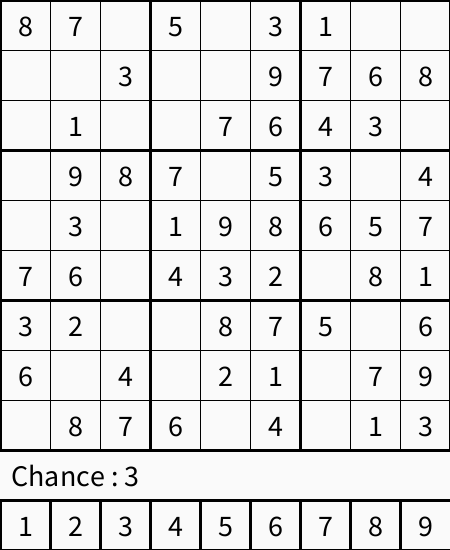
Frame 1 (no input)
Frame 60 (the mouse pressed at the canvas centre just before this capture): identical to frame 1, image omitted
Frame 120 (the mouse held since frame 60 and released just before this capture): identical to frame 1, image omitted

The Processing sketch that drew this single still picture (run headless with seeded random() and noise(); from frame 60 on, the mouse is pressed at the canvas centre):

// Processing sketch: A2_Processing
// ── A2_Processing.pde
int a[][] = {
            {8,7,6,5,4,3,1,9,2},
            {5,4,3,2,1,9,7,6,8},
            {2,1,9,8,7,6,4,3,5},

            {1,9,8,7,6,5,3,2,4},
            {4,3,2,1,9,8,6,5,7},
            {7,6,5,4,3,2,9,8,1},

            {3,2,1,9,8,7,5,4,6},
            {6,5,4,3,2,1,8,7,9},
            {9,8,7,6,5,4,2,1,3}
        };
        
int Board[][] = new int[9][9];
boolean FixedNumber[][] = new boolean[9][9]; // stack number is not to play

int CellSize = 50;
int BoardSize = 9 * CellSize;
int Blank[] = new int[4];//invisible cols    

int rows , cols = -1; // currennt cell selected
int DraggingAnswer = -1; // -1 for nothing

int chance = 3;
boolean IsComplete = false;
        
void setup(){
    size(450,550);
    textAlign(CENTER, CENTER);
    textSize(30);
    
    fillBoard();
    removeNumber(Board);
    printBoardTest();
    
    drawBoard();
    drawNumberInBoard();
    drawAnswer();
}

void draw(){
    background(250);
    
    //not used for andriod
    //if(rows >= 0 && cols >= 0){
    //    selectedCell();
    //}
    
    drawBoard();
    highlightSelectedCell();
    drawNumberInBoard();
    drawAnswer();
    
    //draw dragging answer
    if(DraggingAnswer != -1){
        text(DraggingAnswer , mouseX , mouseY);
        strokeWeight(2);
        line(mouseX -25 , mouseY-25 , mouseX+25 , mouseY-25);
        line(mouseX -25 , mouseY+25 , mouseX+25 , mouseY+25);
        line(mouseX -25 , mouseY-25 , mouseX-25 , mouseY+25);
        line(mouseX +25 , mouseY-25 , mouseX+25 , mouseY+25);
    }
    
    //Chance system
    text("Chance : " + chance, CellSize * 1.5, CellSize * 9.5);
    
    // Game Over
    if(chance <= 0){
        background(200, 0, 0);
        fill(255);
        textSize(50);
        text("Game Over", width/2, height/2);
        noLoop();
        
        // draw restart button
        fill(200);
        //top line
        line(width/2 - 80, height/2 + 40, width/2 + 80, height/2 + 40);
        //under line
        line(width/2 - 80, height/2 + 100, width/2 + 80, height/2 + 100);
        //left line
        line(width/2 - 80, height/2 + 40, width/2 - 80, height/2 + 100);
        //rightline
        line(width/2 + 80, height/2 + 40, width/2 + 80, height/2 + 100);
        fill(0);
        textSize(30);
        text("Restart", width/2, height/2 + 65);
        noLoop();
    }
    
    checkComplete();
    //** if game is COMPLETE **
    if(IsComplete){
        background(155);
        textSize(50);
        text("You win!" , width/2 , height/2);
        
        // draw restart button
        fill(200);
        //top line
        line(width/2 - 80, height/2 + 40, width/2 + 80, height/2 + 40);
        //under line
        line(width/2 - 80, height/2 + 100, width/2 + 80, height/2 + 100);
        //left line
        line(width/2 - 80, height/2 + 40, width/2 - 80, height/2 + 100);
        //rightline
        line(width/2 + 80, height/2 + 40, width/2 + 80, height/2 + 100);
        fill(0);
        textSize(30);
        text("Restart", width/2, height/2 + 65);
        noLoop();
    }
}

void mouseClicked(){
    //check current cell
    if(mouseY <= 450){
        rows = mouseY / CellSize;
        cols = mouseX / CellSize;
    }
    println("(" + rows + ", " + cols + ")");
    
    //if click restart bottom
    if(IsComplete){
        if (mouseX >= width/2 - 80 && mouseX <= width/2 + 80 && mouseY >= height/2 + 40 && mouseY <= height/2 + 100){
            reStart();
        }
    }
}

void mousePressed(){
    //drop the answer
    if(mouseY > CellSize*10){
        int col = mouseX / CellSize;
        DraggingAnswer = col + 1;
    }
    
}

void mouseReleased(){
    if(DraggingAnswer != -1){
        int row = mouseY / CellSize;
        int col = mouseX / CellSize;
        
        if(row < 9 && col < 9 && !FixedNumber[row][col]){
            Board[row][col] = DraggingAnswer;
            if(DraggingAnswer != a[row][col]){
                chance--;
            }
        }
        
        for(int i = 0 ; i < 9 ; i++){
            
        }
        
        //reset Dragging Number
        DraggingAnswer = -1; 
    }
}

void printBoardTest(){
    for (int row = 0; row < a.length ; row++){
        for (int col = 0; col < Board[row].length ; col++){
            if((col + 1) % 3 == 0){
                print(str(Board[row][col]) + "  ");
            }else { print(str(Board[row][col]) + " "); }
        }
        println("");
        if((row+1) % 3 == 0 ) { println(""); }
    }
}

void drawNumberInBoard(){
    fill(0);
    for(int row = 0 ; row < Board.length ; row++){
        for (int col = 0 ; col < Board[row].length ; col++){
            if (Board[row][col] != 0){
                if(FixedNumber[row][col]){ //if it's not player
                    fill(0);
                }
                else if (isDuplicate(row , col , Board[row][col])){
                    fill(200,0,0);
                }
                else if (!FixedNumber[row][col]){// if it's player
                    fill(0,200,100);
                }
                else{
                    fill(0,200,100);
                }
                text(Board[row][col], col*CellSize + CellSize/2 , row*CellSize + CellSize/2);
            }
        }
    }
}

void drawBoard(){
    fill(0);
    for (int i = 0; i <= 9 ; i++){
        if ((i % 3) == 0) { strokeWeight(3); }
        else { strokeWeight(1); }
        
        line(0,CellSize*i,BoardSize,CellSize*i);
        line(CellSize * i, 0 , i * CellSize , BoardSize);
    }
}

void drawAnswer(){
    fill(0);
    
    strokeWeight(3);
    //draw line for answer cell
    line(0 , CellSize * 10,width , CellSize * 10);
    line(0 , CellSize * 11,width , CellSize * 11);
    for(int i = 0 ; i < 9 ; i++){
        line(CellSize * i ,CellSize * 10 ,CellSize * i ,CellSize * 11 );
    }
    
    //draw number to answer in cell
    for (int col = 0 ; col < 9 ;col++){
        textAlign(CENTER, CENTER);
        textSize(30);
        text(col+1 , col*CellSize + CellSize/2 , CellSize * 10.5);
    }
}

void fillBoard(){
    for(int row = 0 ; row < 9 ; row++){
        for(int col = 0; col < 9 ; col++){
            Board[row][col] = a[row][col];
        }
    }
}

void removeNumber(int board[][]){
    for (int row = 0 ; row < Board.length ; row++){
        int blank = int(random(2,6)); // random count for blank in 2-5
        
        //player need to fix
        for(int b = 0 ; b < blank ; b++){
            int col = int(random(9));
            while(board[row][col] == 0){ // if random in old row
                col = int(random(9)); // random again
            }
            board[row][col] = 0; 
            FixedNumber[row][col] = false;
        }
        //player dont need to fix
        for(int col = 0 ; col < 9 ;col++){
            if(board[row][col] != 0){
                FixedNumber[row][col] = true;
            }
        }
    }
}

void selectedCell(){
    fill(255, 255, 0, 150); //yellow colour
    noStroke();
    rect(cols * CellSize, rows * CellSize, CellSize, CellSize);
    
    //draw stroke for grid of board
    stroke(0);
    strokeWeight(1);
    noFill();
    rect(cols * CellSize, rows * CellSize, CellSize, CellSize);
}

boolean isDuplicate(int ThatRow , int ThatCol , int answer){
    //check in row BUT not itself
    for(int j = 0 ; j < 9 ; j++){
        if( (j != ThatCol) && (Board[ThatRow][j] == answer) ) return true;
    }
    //check in colum BUT not itself
    for(int i = 0 ; i < 9 ; i++){
        if( (i != ThatRow) && (Board[i][ThatCol] == answer) ) return true;
    }
    //check in 3*3
    int StartRow = (ThatRow / 3) * 3;
    int StartCol = (ThatCol / 3) * 3;
    //check in colum BUT not itself
    for(int i = StartRow ; i < StartRow+3 ; i++){
        for(int j = StartCol; j < StartCol +3; j++){
            if( (i != ThatRow || j != ThatCol) && (Board[i][j] == answer) ) return true;
        }
    }
    return false;
}

void highlightSelectedCell() {
    if (rows != -1 && cols != -1) {
        int row = rows;
        int col = cols;

        // Yellow Hightlight
        fill(255, 255, 0, 120);
        rect(col * CellSize, row * CellSize, CellSize, CellSize);

        // more yellow hightlight
        int currentVal = Board[row][col];
        if (currentVal != 0) {
            for (int i = 0; i < 9; i++) {
                for (int j = 0; j < 9; j++) {
                    if ((i != row || j != col) && Board[i][j] == currentVal) {
                        fill(255, 255, 0, 40);
                        rect(j * CellSize, i * CellSize, CellSize, CellSize);
                    }
                }
            }
        }
    }
}


void checkComplete(){
    // if not fill all and uncomplete
    
    for (int row = 0; row < 9 ; row++){
        for (int col = 0 ; col < 9 ; col++){
            if(Board[row][col] == 0 || isDuplicate(row , col , Board[row][col])) {
              IsComplete = false;
              return;
            }
        }
    }
    //complete
    IsComplete = true;
}

void reStart(){
    IsComplete = false;
    fillBoard();
    removeNumber(Board);
    chance = 3  ;
    rows = -1;
    cols = -1;
    loop();
}
